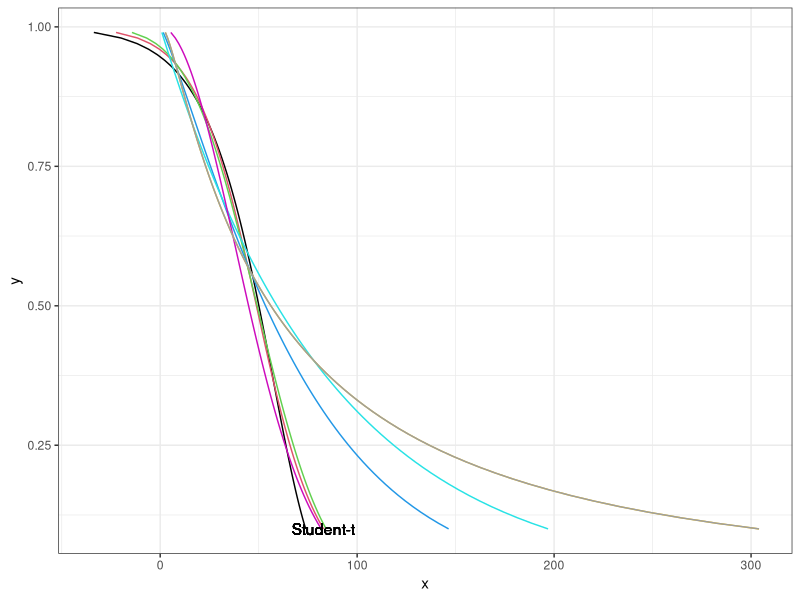
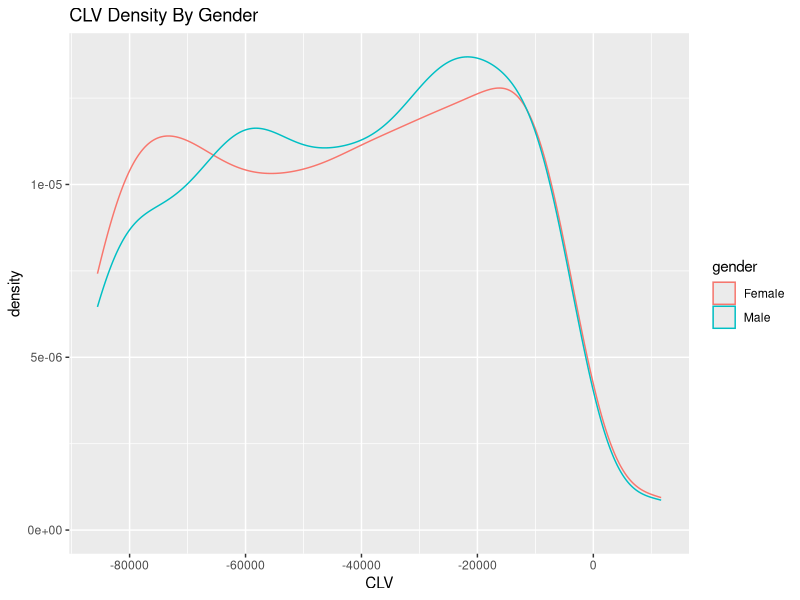
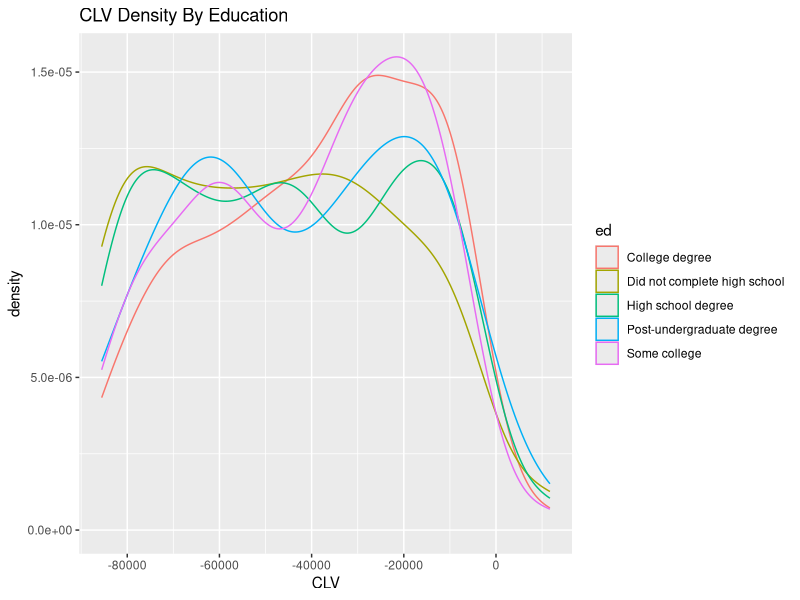
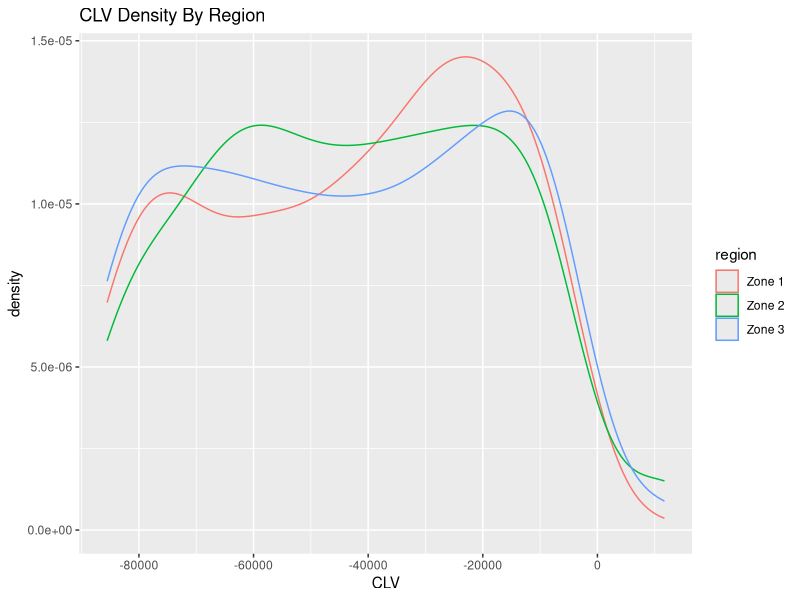
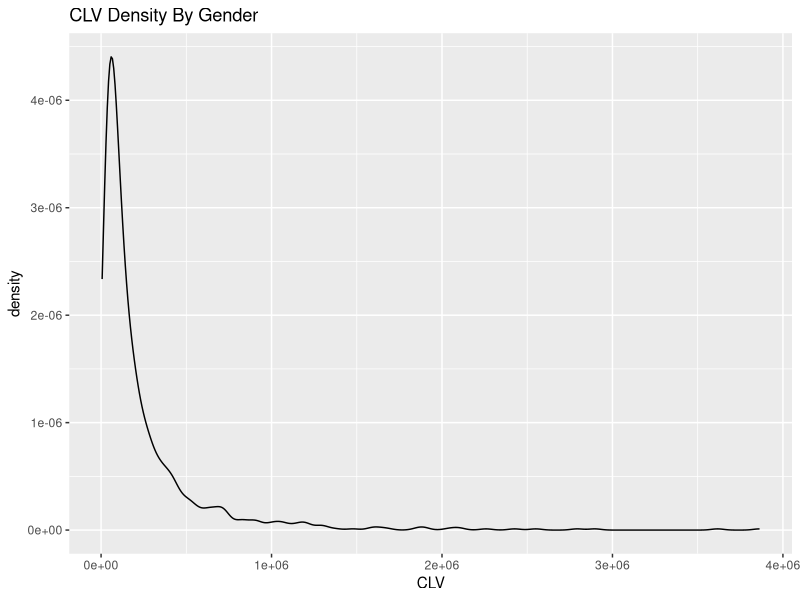

The R script that drew these images, in order:
## ---- chunk 1
knitr::opts_chunk$set(echo = TRUE)
## ---- chunk 2
library(ggplot2)
library(survival)
## ---- chunk 3
data = read.csv('telco.csv')
head(data)
## ---- chunk 4
data$churn=ifelse(data$churn=='Yes',1,0)
y = data['churn']
valid_columns = colnames(data)[c(-1,-3,-15)]
x = data[valid_columns]
## ---- chunk 5
# Print names of all available distributions
all_distributions <- survreg.distributions
distributions <- names(all_distributions)
print(distributions)
## ---- chunk 6
surv_obj = Surv(time = data$tenure, event = data$churn)


distribution_names = c()
loglikelihoods = c()
aics = c()
bics = c()
regression_models = c()

for (distribution in all_distributions) {
  reg_m = survreg(surv_obj~., dist = distribution, data = x)

  # Model fit information
  print('.....................')
  print(distribution$name)
  print(reg_m$loglik)
  print(extractAIC(reg_m)[2])
  print(BIC(reg_m))

  regression_models = c(regression_models, reg_m)
  distribution_names = c(distribution_names, distribution$name)
  aics = c(aics,extractAIC(reg_m)[2])
  bics = c(bics,BIC(reg_m))
  loglikelihoods = c(loglikelihoods,reg_m$loglik[2])
}

## ---- chunk 7
print(distribution_names[which.max(loglikelihoods)])
## ---- chunk 8
print(distribution_names[which.min(aics)])
## ---- chunk 9
print(distribution_names[which.min(bics)])
## ---- chunk 10
pct <- 1:90/100
all_predictions = matrix(ncol = length(pct))

for (distribution in distributions){
  reg_m = survreg(surv_obj~., dist = distribution, data = x)
  ptime <- predict(reg_m, type='quantile', p = pct)
  all_predictions = rbind(all_predictions, x = ptime[1, ])
}

all_predictions = all_predictions[2:11,1:90]
pal = palette(rainbow(n = 10))
p <- ggplot()

for (i in c(1:length(distributions))){
  p <- p + geom_line(aes_string(x = all_predictions[i,1:90], y = 1-pct), color = pal[i], group = distribution_names[i]) +
    geom_text(aes(x = all_predictions[[i,c(90)]], y = (1-pct)[90], label = paste(distribution_names[[i]])), check_overlap = TRUE) + theme_bw()
}

print(p)
## ---- chunk 11
best_model <- survreg(surv_obj ~ ., dist = "lognormal", data = x)

significant_features <- rownames(summary(best_model)$table)[summary(best_model)$table[, 4] < 0.05]

significant_features <- c("age", "address", "voice", "custcat", "marital", "internet")

final_model <- survreg(surv_obj ~ ., dist = "lognormal", data = x[significant_features])

summary(final_model)
## ---- chunk 12
pred <- predict(final_model, newdata = data, type = "response")
# list.tree(pred)

pred_data <- data.frame(surv = pred)
## ---- chunk 13

average_margin_MM <- 1300 
discount_rate_r <- 0.1
retention_rate <- 
tenure <- data$tenure

# Calculate CLV
data$CLV <- (average_margin_MM * (1 - discount_rate_r) * retention_rate) / (1 + discount_rate_r - retention_rate) * tenure

## ---- chunk 14
#CLV Density By Gender

ggplot(data, aes(x=CLV, color=gender))+
labs(title = "CLV Density By Gender")+
geom_density()
## ---- chunk 15
#CLV Density By Education

ggplot(data,aes(x=CLV, color=ed))+
labs(title = "CLV Density By Education")+
geom_density()
## ---- chunk 16
#CLV Density By Region

ggplot(data,aes(x=CLV, color=region))+
labs(title = "CLV Density By Region")+
geom_density()

## ---- chunk 17

sequence = seq(1,length(colnames(pred_data)),1)
MM = 1300
r = 0.1
for (num in sequence) {
pred_data[,num]=pred_data[,num]/(1+r/12)^(sequence[num]-1)
}
pred_data$CLV=MM*rowSums(pred_data)
data$CLV = pred_data$CLV
## ---- chunk 18
#CLV Density By Gender

ggplot(data, aes(x=CLV)) + labs(title = "CLV Density By Gender")+
  geom_density()
## ---- chunk 19
summary(final_model)
